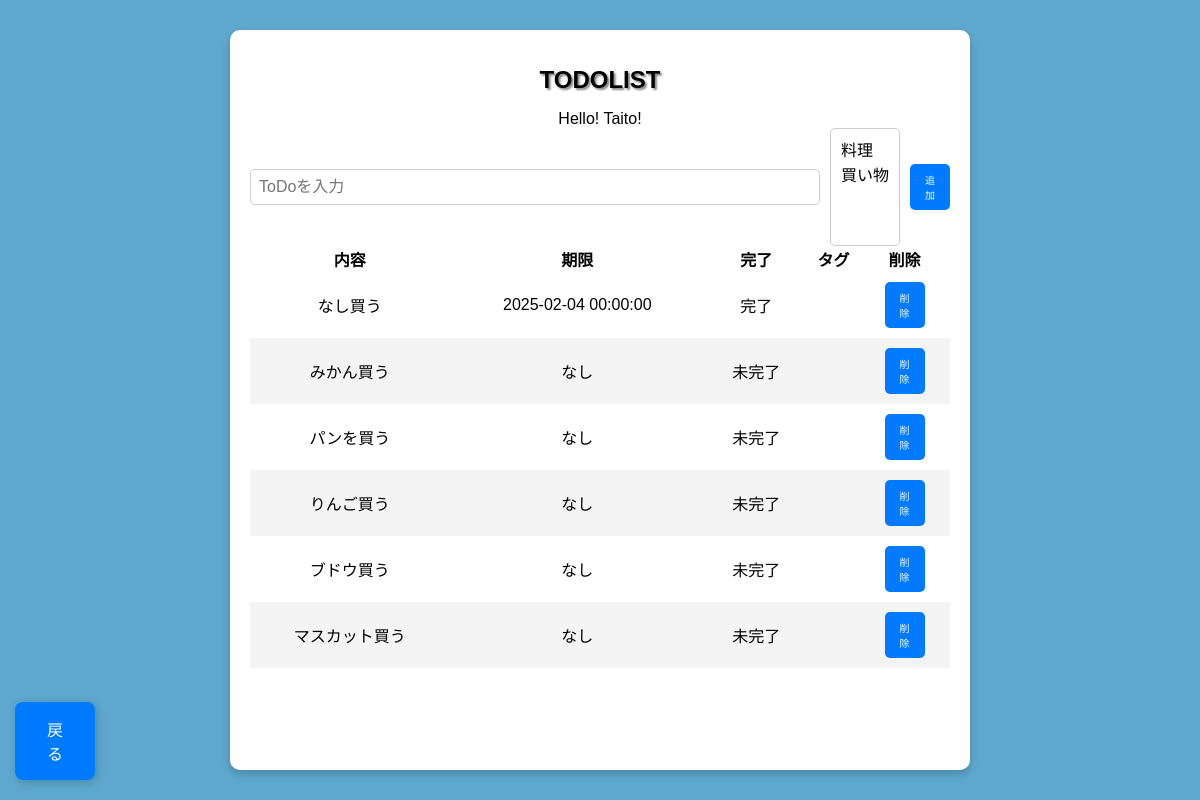
Screenshot of /todo with the database file from the repository.
### app/database/table/models.py (models this page shows)
class Todo(Base):
    __tablename__ = 'todo'
    __table_args__ = {
        'comment': 'todoの内容を管理するテーブル'
    }
    id   = Column('todo_id', Integer, primary_key=True, autoincrement=True)
    box  = Column('box', String(200), nullable=False)
    date = Column('date', DateTime, nullable=True)  # 現在時刻をデフォルトに設定
    completed = Column('completed', Boolean, default=False)
    settings = relationship("Set", back_populates="todo", cascade="all, delete-orphan")

### app/main.py (the view)
@app.get("/todo")
async def read_todolist(request: Request):
    tag_list = db.query(Tag).all()
    todo_list = db.query(Todo).all()
    set_list = db.query(Set).all
    db.close()
    return templates.TemplateResponse("todolist.html", {
        "request": request,
        "name": "Taito!",
        "todo_list": todo_list,
        "tag_list": tag_list,
        "set_list": set_list
        })

### app/templates/todolist.html (shortened to what this page needs)
{%- extends "layout.html" %}
{%- block content %}
    <form id="todo-form" class="todo-form" method="POST" action="/todo">
        <input type="text" id="todo-input" class="todo-input" placeholder="ToDoを入力" name="box" required>
        <select id="tag-select" class="tag-select" name="tag" multiple>
            {% for tag in tag_list %}
                <option value="{{ tag.id }}">{{ tag.desc }}</option>
            {% endfor %}
        </select>
        <button type="submit" class="add-button">追加</button>
    </form>
    <table style="border-collapse: separate; border-spacing: 0;">
        <thead>
            <tr>
                <th>内容</th>
                <th>期限</th>
                <th>完了</th>
                <th>タグ</th>
                <th>削除</th>
            </tr>
        </thead>
        <tbody id="todo-list">
            {% for item in todo_list %}
            <tr>
                <td>
                    <a href="/todo/{{ item.id }}" style="color: black; text-decoration: none;">
                        {{ item.box }}
                    </a>
                </td>
                <td>{{ item.date if item.date else 'なし' }}</td>
                <td>{{ '完了' if item.completed else '未完了' }}</td>
                <td></td>
                <td>
                    <button onclick="deleteTodo('{{ item.id }}')" class="add-button">
                        削除
                    </button>
                </td>
            </tr>
            {% endfor %}
        </tbody>
    </table>
    <button type="button" class="back-button" onclick="history.back()">
        戻る
    </button>
{%- endblock %}

### app/templates/layout.html (shortened to what this page needs)
<!DOCTYPE html>
<html lang="ja">
<head>
    <link rel="stylesheet" href="/app/static/css/styles.css">
</head>
<body>
    <div class="background">
        <h1>TODOLIST</h1>
        <div style="display: flex; flex-direction: column; min-height: 80vh">
            <div class="container">
                Hello! {{ name }}
            </div>
        {%- block content %}{% endblock %}
        </div>
    </div>
</body>
</html>

### app/static/css/styles.css (style rules this page uses)
body { font-family: Arial, sans-serif; background-color: #5ea8cf; display: flex; justify-content: center; align-items: center; height: 100vh; margin: 0; }
.background { background: white; padding: 20px; border-radius: 10px; box-shadow: 0 4px 8px rgba(0, 0, 0, 0.2); text-align: center; width: 700px; }
h1 { font-size: 24px; font-weight: bold; text-shadow: 2px 2px 2px #888; }
input { flex: 1; padding: 10px; border: 2px solid #ccc; border-radius: 5px; font-size: 16px; }
button { background-color: #3498db; color: white; border: none; padding: 10px; cursor: pointer; border-radius: 5px; font-size: 20px; width: 40px; }
.back-button { position: fixed; bottom: 20px; left: 15px; width: 40px; background-color: #007bff; color: white; border: none; padding: 15px 40px; border-radius: 8px; font-size: 16px; cursor: pointer; box-shadow: 2px 2px 10px rgba(0, 0, 0, 0.2); transition: background-color 0.3s ease; display: flex; align-items: center; justify-content: center; }
.todo-form { display: flex; align-items: center; gap: 10px; }
.todo-input, .tag-select { padding: 8px; font-size: 16px; border: 1px solid #ccc; border-radius: 5px; }
.add-button { padding: 8px 15px; font-size: 10px; background-color: #007bff; color: white; border: none; border-radius: 5px; cursor: pointer; transition: background-color 0.3s ease; }
table { width: 100%; border-spacing: 0; }
#todo-list tr:nth-child(even) { background-color: #f4f4f4; }
#todo-list tr:nth-child(odd) { background-color: #ffffff; }
#todo-list tr { border-bottom: 1px solid #ccc; }
#todo-list tr:last-child { border-bottom: none; }
td { padding: 10px; }

### rows the page displays
Todo: box "なし買う", date "2025-02-04 00:00:00", completed "完了"
Todo: box "みかん買う", date "なし", completed "未完了"
Todo: box "パンを買う", date "なし", completed "未完了"
Todo: box "りんご買う", date "なし", completed "未完了"
Todo: box "ブドウ買う", date "なし", completed "未完了"
Todo: box "マスカット買う", date "なし", completed "未完了"

### other values shown
{{ name }} "Taito!"
